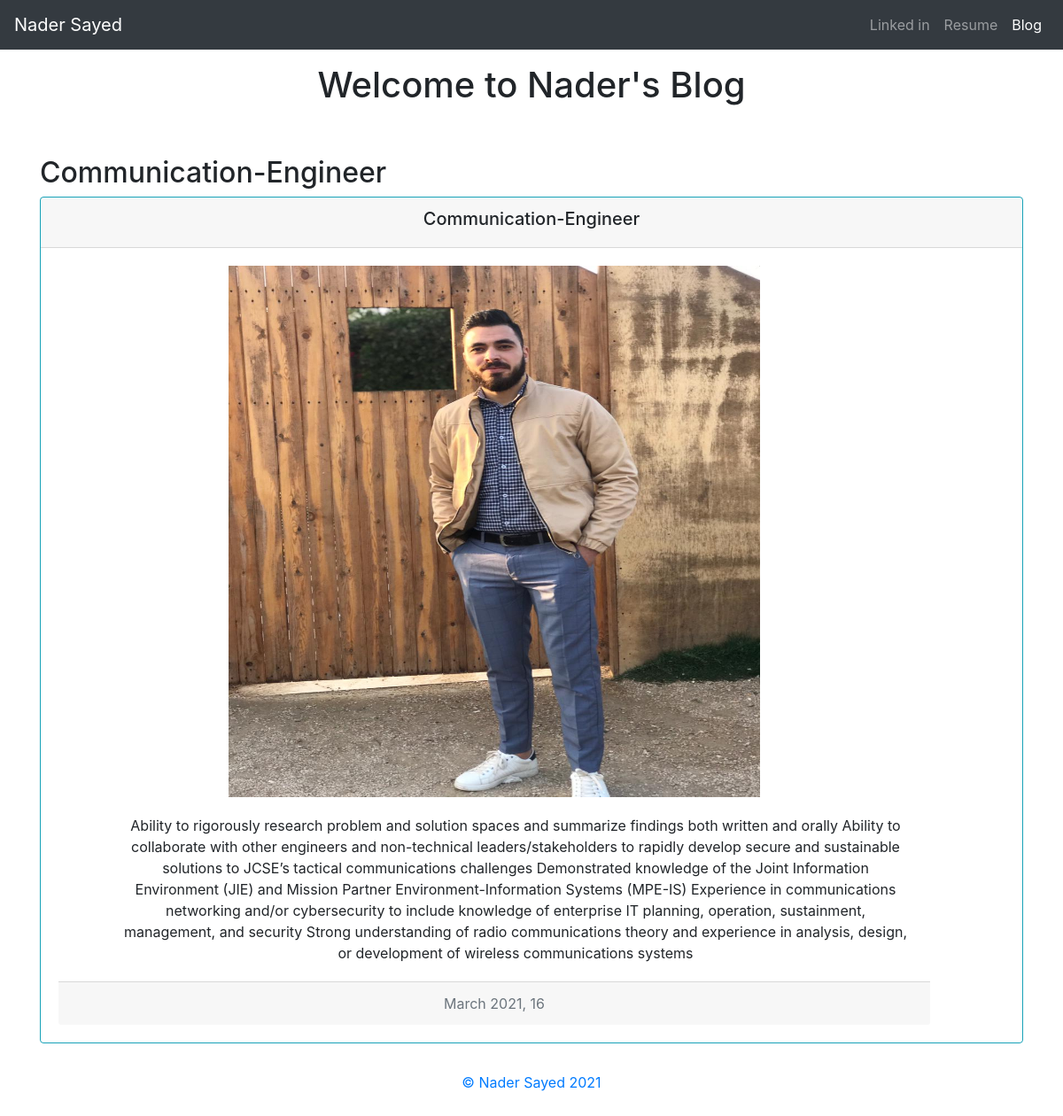
The page /blog/communication-engineer/ on the database its author committed.
### blog/models.py (models this page shows, shortened)
class post(models.Model):
    tittle = models.CharField(max_length=100)
    date_published = models.DateTimeField()
    body_text = models.TextField(max_length=1000)
    image = models.ImageField(upload_to=image_upload)
    slug = models.SlugField(null=True, blank=True)

### blog/views.py (the view)
# urls.py: path('<str:slug>/', post_detail, name='detailed_post')
def post_detail(request, slug):
    post_details = post.objects.get(slug=slug)
    return render(request, "blog/post_details.html", {"post": post_details})

### blog/templates/blog/post_details.html (shortened to what this page needs)
{%  extends 'base.html' %}
{% load static %}
{% load bootstrap4 %}
{% block content %}
<div class="container">
    <h1 class="text-center pt-3">Welcome to Nader's Blog</h1><br /><br />
    <h2>{{post.tittle}}</h2>
    <div class="card text-center border-info mb-3">
        <div class="card-header">
          <h5>{{ post.tittle }}</h5>
        </div>
        <div class="card-body" style="max-width: 1024px;">
            <div class="row no-gutters">
              <div class="" >
                  <div class="card-img-top" >
                <img  src="{{ post.image.url }}" alt="Card image" height="600" width="600">
              </div>
                  <div class="col-md-24 pl-5">
                <div class="card-body">
                  <p class="card-text">{{ post.body_text  }}</p>
                </div>
              </div>
          </div>
        </div>
        <div class="card-footer text-muted">
          {{ post.date_published|date:"F Y, d" }}
        </div>
      </div>
</div>
    </div>
{% endblock content%}

### blog/templates/blog/post_details.html (style rules this page uses)
.card-img-top { width: 100%; height: 35w; }

### rows shown on the page
post: tittle "Communication-Engineer", image (picture), body_text "Ability to rigorously research problem and solution spaces and summarize findings both written and orally Ability to collaborate with other engineers and non-technical leaders/stakeholders to rapidly develop secure and sustainable solutions to JCSE’s tactical communications challenges Demonstrated knowledge of the Joint Information Environment (JIE) and Mission Partner Environment-Information Systems (MPE-IS) Experience in communications networking and/or cybersecurity to include knowledge of enterprise IT planning, operation, sustainment, management, and security Strong understanding of radio communications theory and experience in analysis, design, or development of wireless…", date_published "March 2021, 16"
